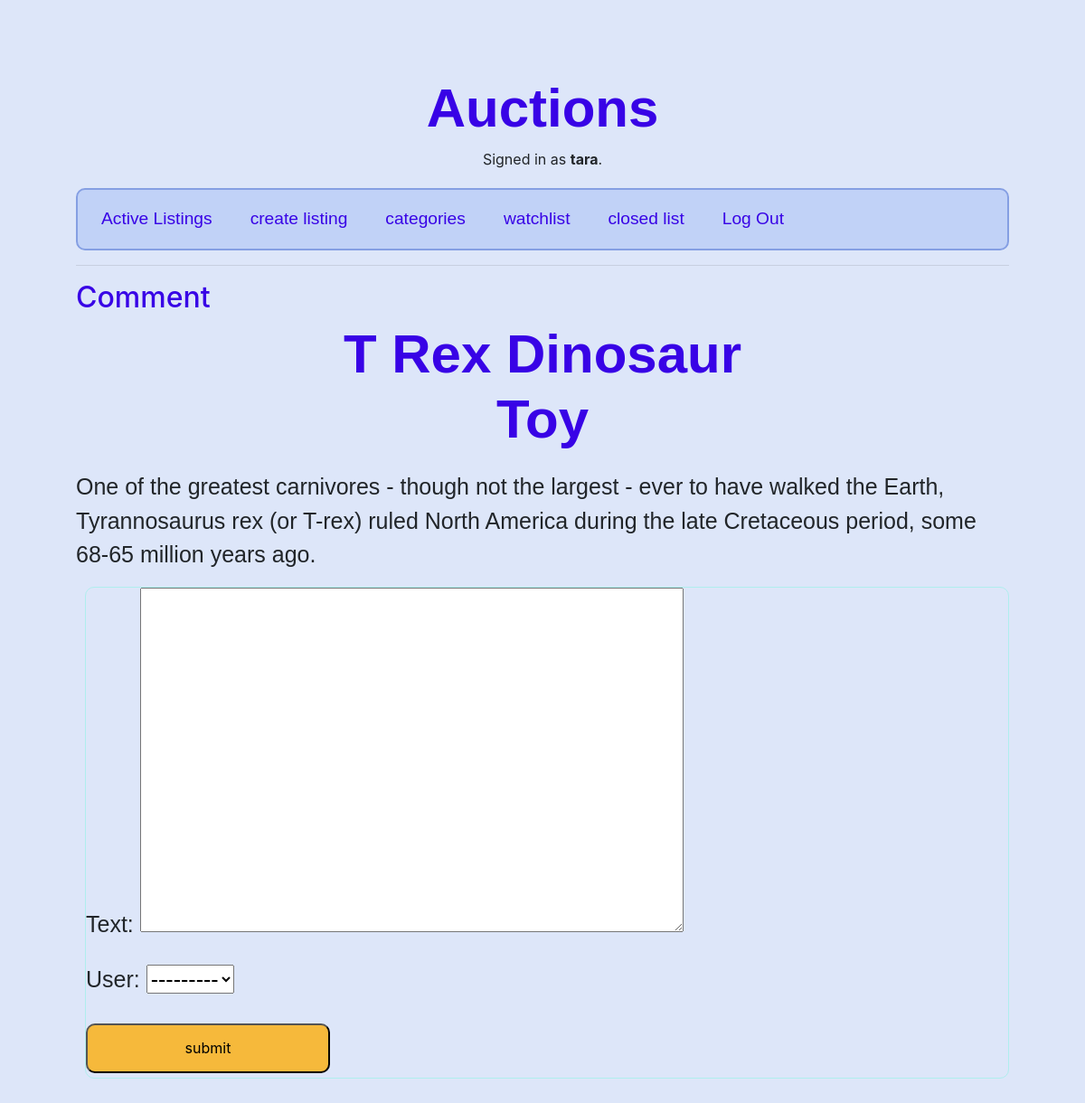
Page /comment/T Rex Dinosaur Toy/ (signed in) on the committed database.
### auctions/models.py (models this page shows, shortened)
class User(AbstractUser):
    groups = models.ManyToManyField(Group, related_name='auctions_users')
    user_permissions = models.ManyToManyField(Permission, related_name='auctions_users_permissions')

class AuctionListing(models.Model):
    title = models.CharField(max_length=255, default='unknown')
    description = models.TextField()
    start_price = models.DecimalField(max_digits=10, decimal_places=2, default=1.00)
    current_price = models.DecimalField(max_digits=10, decimal_places=2, default=2.00)
    created_by = models.ForeignKey(User, on_delete=models.CASCADE, related_name='auction_listings')
    created_at = models.DateTimeField(auto_now_add=True)
    categories = models.ManyToManyField('Category', related_name='auction_listings')
    starting_bid = models.DecimalField(max_digits=10, decimal_places=2, default=2.00)
    image_url = models.URLField(default='https://example.com/placeholder.jpg')
    comments = models.ManyToManyField('Comment', related_name='auction_listings')
    winner = models.ForeignKey(User, on_delete=models.CASCADE, blank=True, null=True)
    available = models.BooleanField(default=True)

### auctions/views.py (the view)
# urls.py: path("comment/<str:title>/", views.comment, name="comment"),
@login_required
def comment(request, title):
    listing = get_object_or_404(AuctionListing, title=title)
    if request.method == 'POST':
        comment_form = CommentForm(request.POST)
        if comment_form.is_valid():
            comment = comment_form.save(commit=False)
            comment.listing = listing
            comment.user = request.user
            comment.save()
            return redirect('detail_list', title=title)
    else:
        comment_form = CommentForm()
    return render(request, "auctions/comment.html", {"comment_form": comment_form, "listing": listing})

### auctions/forms.py
class CommentForm(forms.ModelForm):
    class Meta:
        model = Comment
        fields = ['text', 'user']

### auctions/templates/auctions/comment.html (shortened to what this page needs)
{% extends "auctions/layout.html" %}
{% block body %}
    <h2>Comment</h2>
    {% if user.is_authenticated %}
        <div class="detail_title">
            <h1>{{ listing.title }}</h1>
        </div>
        <p>{{ listing.description }}</p>
        <form method="post" action="{% url 'comment' title=listing.title %}">
            {{ comment_form.as_p }}
            <button type="submit">submit</button>
        </form>
    {% else %}
            <p>Please <a href="{% url 'login' %}">log in</a> to view this page.</p>
    {% endif %}
{% endblock %}

### auctions/templates/auctions/layout.html (shortened to what this page needs)
{% load static %}
<!DOCTYPE html>
<html lang="en">
    <head>
        <link rel="stylesheet" href="https://stackpath.bootstrapcdn.com/bootstrap/4.4.1/css/bootstrap.min.css">
        <link rel="stylesheet" href="/static/auctions/styles.css">
    </head>
    <body>
        <h1>Auctions</h1>
        <div class="user">
            {% if user.is_authenticated %}
                Signed in as <strong>{{ user.username }}</strong>.
            {% else %}
                Not signed in.
            {% endif %}
        </div>
        <ul class="nav">
            <li class="nav-item">
                <a class="nav-link" href="{% url 'active_list' %}">Active Listings</a>
            </li>
            {% if user.is_authenticated %}
                <li class="nav-item">
                    <a class="nav-link" href="{% url 'create_listing' %}">create listing</a>
                </li>
                <li class="nav-item">
                    <a class="nav-link" href="{% url 'categories' %}">categories</a>
                </li>
                <li class="nav-item">
                    <a class="nav-link" href="{% url 'watchlist' %}">watchlist</a>
                </li>
                <li class="nav-item">
                    <a class="nav-link" href="{% url 'closed_listing' %}">closed list</a>
                </li>
                <li class="nav-item">
                    <a class="nav-link" href="{% url 'logout' %}">Log Out</a>
                </li>
            {% endif %}
        </ul>
        <hr>
        {% block body %}
        {% endblock %}
    </body>
</html>

### auctions/static/auctions/styles.css (style rules this page uses)
body { background-color: #dde6f9; padding: 7%; }
form { border: solid 1px paleturquoise; border-radius: 10px; margin-left: 10px; }
.user { text-align:center; }
h1 { color: #3803e6; text-align: center; font-weight: bolder; font-family: sans-serif; font-stretch: ultra-condensed; font-size: 60px; }
h2 { color: #3803e6; }
.nav { border: solid 2px rgb(133, 159, 227); border-radius: 10px; background-color: #c1d2f7; padding: 10px; }
.nav-item { display: inline-block; margin-right: 10px; }
.nav-link { color: #3803e6; text-decoration: none; font-family:Arial, sans-serif; font-size:larger; text-shadow: #7ba7d4 10px; }
div { margin-bottom: 20px; display: block; margin-left: auto; margin-right: auto; width: 50%; width: 50%; }
.detail_title { text-align: left; margin: left 20px; }
button { width: 270px; height: 55px; background-color: rgb(246, 185, 59); border-radius: 10px; margin-top: 5px; margin-bottom: 5px; }
p { font-family:sans-serif; font-size:25px; }

### rows in the picture
User: username "tara"
AuctionListing: title "T Rex Dinosaur Toy", description "One of the greatest carnivores - though not the largest - ever to have walked the Earth, Tyrannosaurus rex (or T-rex) ruled North America during the late Cretaceous period, some 68-65 million years ago."
